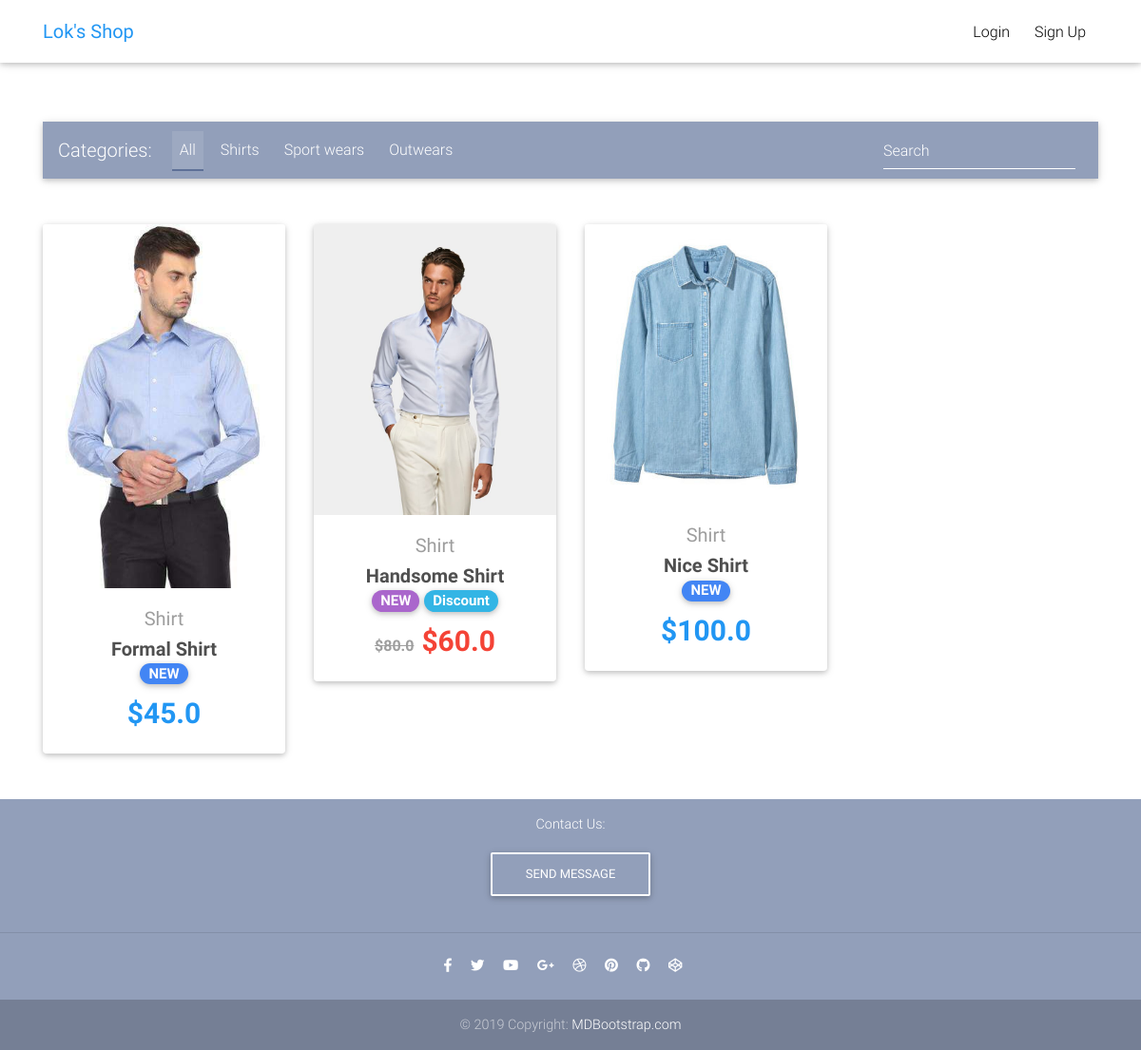
The page /home/s/ on the database as committed earlier.
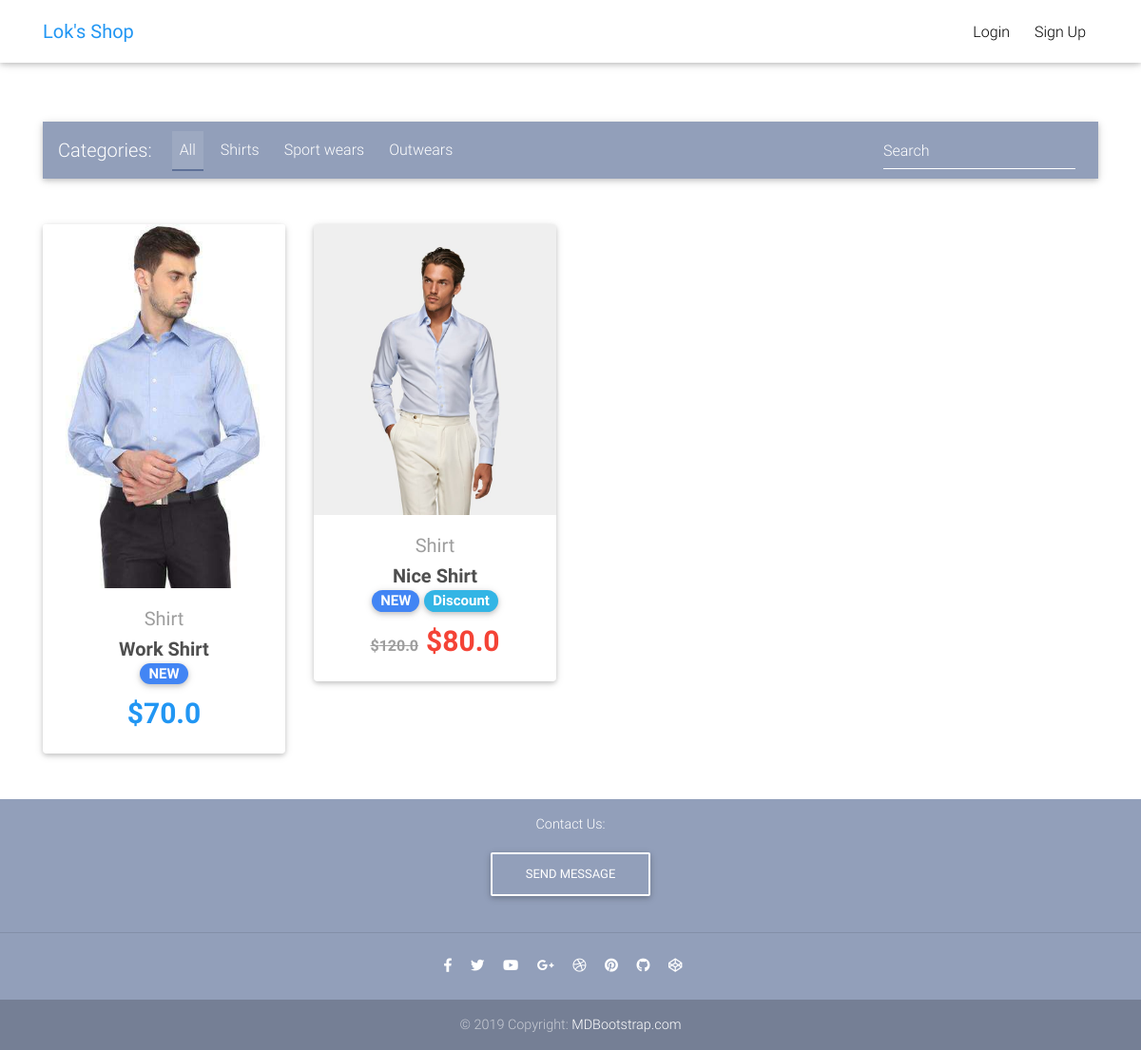
The same page on the database as committed later.
### core/models.py (models this page shows, shortened)
class Item(models.Model):
    title = models.CharField(max_length = 100)
    price = models.FloatField(default=0)
    discount_price = models.FloatField(blank=True, null = True)
    category = models.CharField(choices=CATEGORY_CHOICES, max_length = 2)
    label = models.CharField(choices=LABEL_CHOICES, max_length = 1)
    slug = models.SlugField(blank = True, null = True, unique = True)
    description = models.TextField()
    image = models.ImageField(blank=True, null=True)
    new = models.BooleanField(default=True)
    class Meta:
        ordering = ['price']
    def get_absolute_url(self):
        return reverse("core:product", kwargs={
            'slug': self.slug
        })

### core/views.py (the view)
# urls.py: path('', HomeView.as_view(), name='home'),
class HomeView(ListView):
    model = Item
    paginate_by = 20
    template_name = "home.html"

### core/templatetags/category_template_tags.py (called while the page is built)
@register.filter
def in_category(category):
    if category:
        return Item.objects.filter(category=category.upper())
    return Item.objects.all()

### templates/home.html (shortened to what this page needs)
{% extends "base.html" %}
{% load static %}
{% load category_template_tags %}
{% block content %}
  <div class="container pt-3">
    <nav class="navbar navbar-expand-lg navbar-dark mdb-color lighten-3 mt-3 mb-5">
      <span class="navbar-brand">Categories:</span>
      <div class="collapse navbar-collapse" id="basicExampleNav">
        <ul class="navbar-nav mr-auto">
          <li class="nav-item category-nav-item active">
            <a class="nav-link" href="{% url 'core:home' %}">
              <span class="clearfix d-none d-sm-inline-block"> All </span>
            </a>
          </li>
          <li class="nav-item category-nav-item">
            <a class="nav-link" href="{% url 'core:home' category='s' %}">
              <span class="clearfix d-none d-sm-inline-block"> Shirts </span>
            </a>
          </li>
          <li class="nav-item category-nav-item">
            <a class="nav-link" href="{% url 'core:home' category='sw' %}">
              <span class="clearfix d-none d-sm-inline-block"> Sport wears </span>
            </a>
          </li>
          <li class="nav-item category-nav-item">
            <a class="nav-link" href="{% url 'core:home' category='ow' %}">
              <span class="clearfix d-none d-sm-inline-block"> Outwears </span>
            </a>
          </li>
        </ul>
        <form class="form-inline">
          <div class="md-form my-0">
            <input class="form-control mr-sm-2" type="text" placeholder="Search" aria-label="Search">
          </div>
        </form>
      </div>
    </nav>
    <section class="text-center mb-4">
      <div class="row wow fadeIn">
        {% for item in view.kwargs.category|in_category %}
        <div class="col-lg-3 col-md-6 mb-4">
          <div class="card">
            <div class="view overlay">
              <img src="{{ item.image.url }}" class="card-img-top" alt="">
            </div>
            <div class="card-body text-center">
              <a href="" class="grey-text">
                <h5>{{ item.get_category_display}}</h5>
              </a>
              <h5>
                <strong>
                  <a href="{{ item.get_absolute_url }}" target="_blank" class="dark-grey-text">{{ item.title }}
                  <br>
                    {% if item.new %}
                    <span class="badge badge-pill {{ item.get_label_display }}-color">NEW</span>
                    {% endif %}
                    {% if item.discount_price %}
                      <span class="badge badge-pill info-color">Discount</span>
                    {% endif %}
                  </a>
                </strong>
              </h5>
              {% if item.discount_price %}
                <span class="font-weight-bold grey-text mr-1">
                  <del>${{ item.price }}</del>
                </span>
                <span class="font-weight-bold red-text" style="font-size:30px;">
                  ${{ item.discount_price }}
                </span>
              {% else %}
                <span class="font-weight-bold blue-text" style="font-size:30px;">
                  <strong>
                    ${{ item.price }}
                  </strong>
                </span>
              {% endif %}
            </div>
          </div>
        </div>
        {% endfor %}
      </div>
    </section>
  </div>
{% endblock content %}

Rows that differ between the two databases and show on the page:
removed Item: image (picture), category "Shirt", title "Nice Shirt", price "100.0"
changed Item: image: a different picture; title "Handsome Shirt" → "Work Shirt"; label "S" → "P" (drawn); price "80.0" → "70.0"; discount_price "60.0" → (not shown); moves up the list
changed Item: image: a different picture; title "Formal Shirt" → "Nice Shirt"; discount_price (not shown) → "80.0"; price "45.0" → "120.0"
